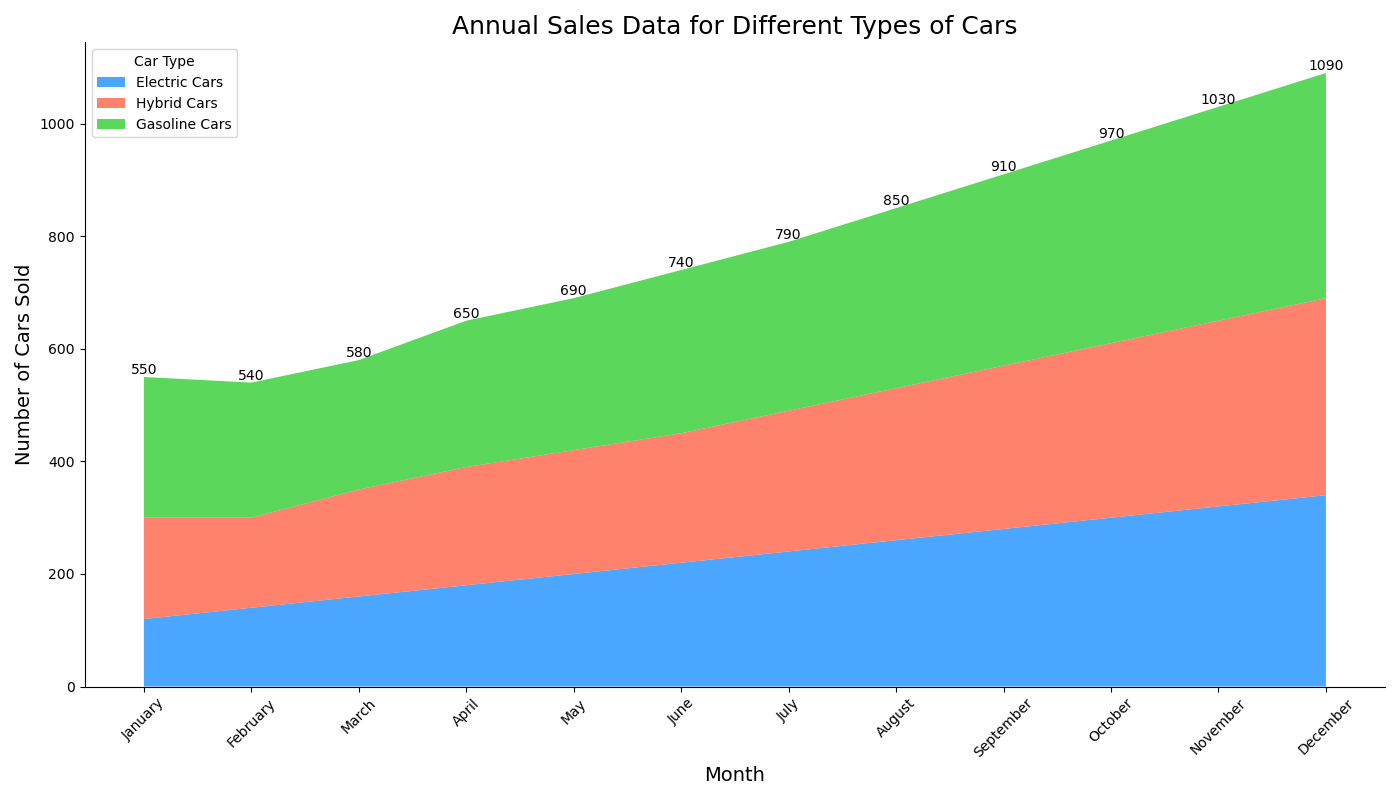

This figure's Python source:

import pandas as pd
import matplotlib.pyplot as plt

# Define the dataset
data = {
    'Month': ['January', 'February', 'March', 'April', 'May', 'June',
              'July', 'August', 'September', 'October', 'November', 'December'],
    'Electric Cars': [120, 140, 160, 180, 200, 220, 240, 260, 280, 300, 320, 340],
    'Hybrid Cars': [180, 160, 190, 210, 220, 230, 250, 270, 290, 310, 330, 350],
    'Gasoline Cars': [250, 240, 230, 260, 270, 290, 300, 320, 340, 360, 380, 400]
}

# Create a DataFrame
df = pd.DataFrame(data)

# Data preparation for stacked area chart
df_melted = df.melt('Month', var_name='Car Type', value_name='Sales')

# Transformation of 'Month' to categorical type for proper ordering
df_melted['Month'] = pd.Categorical(df_melted['Month'],
                                    categories=data['Month'],
                                    ordered=True)

# Plotting
plt.figure(figsize=(14, 8))

# Electric Cars: #1E90FF (Dodger Blue), Hybrid Cars: #FF6347 (Tomato), Gasoline Cars: #32CD32 (Lime Green)
colors = ["#1E90FF", "#FF6347", "#32CD32"]

# Stackplot
plt.stackplot(df['Month'], df.iloc[:, 1:].values.T, labels=df.columns[1:], colors=colors, alpha=0.8)

# Beautifying the plot
plt.title('Annual Sales Data for Different Types of Cars', fontsize=18)
plt.ylabel('Number of Cars Sold', fontsize=14)
plt.xlabel('Month', fontsize=14)
plt.xticks(rotation=45)
plt.legend(title='Car Type', loc='upper left')

# Annotation
for i, row in df.iterrows():
    total_sales = row['Electric Cars'] + row['Hybrid Cars'] + row['Gasoline Cars']
    plt.text(row['Month'], total_sales, f'{total_sales}', ha='center', va='bottom')

# Remove top and right borders
plt.gca().spines['top'].set_visible(False)
plt.gca().spines['right'].set_visible(False)

# Show the plot
plt.tight_layout()
plt.show()
